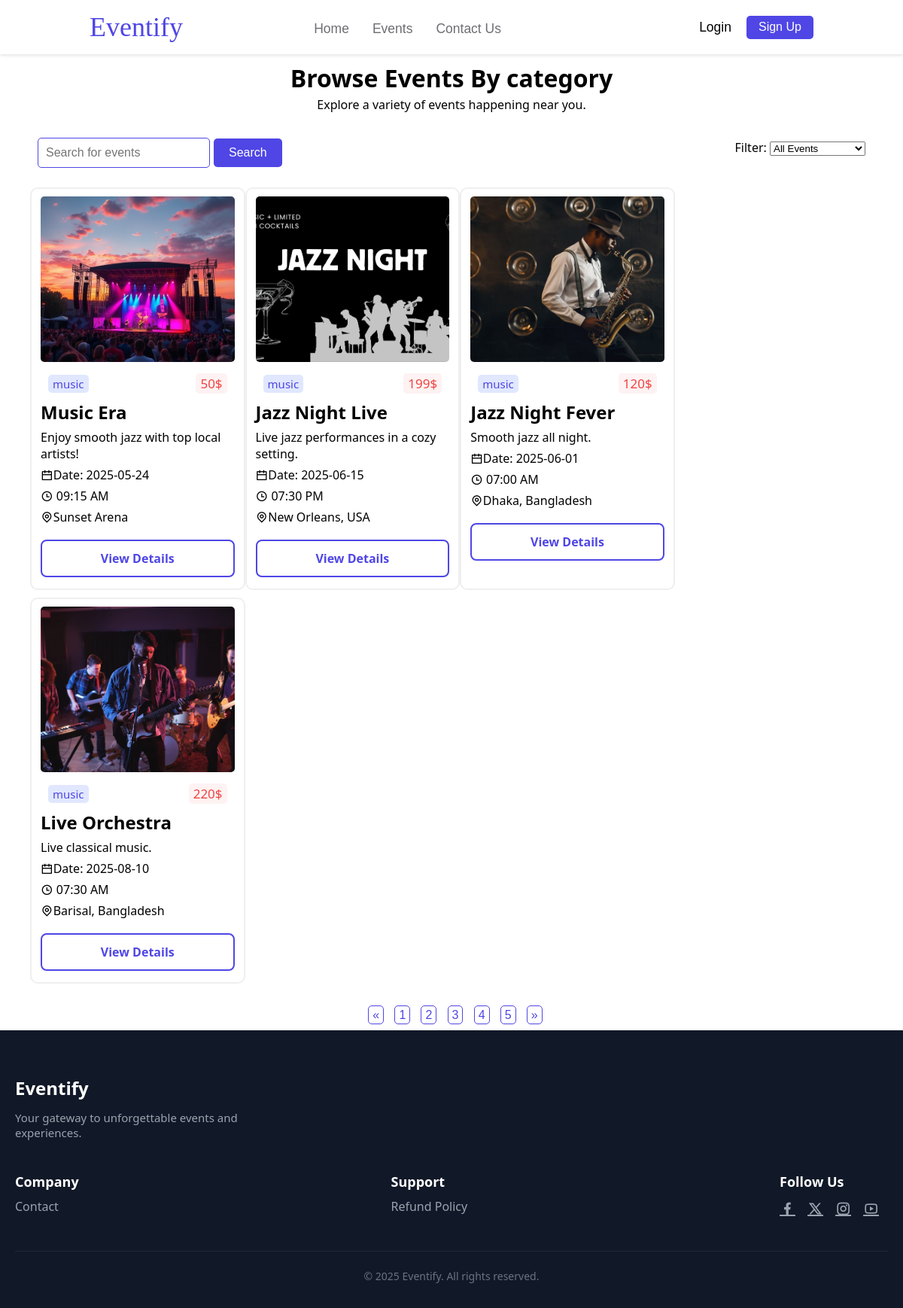
Page /View/EventsByCategory.php?Category=music on the committed database.
### tables this page shows
CREATE TABLE `events` (
  `E_ID` int(100) NOT NULL,
  `E_Name` varchar(100) NOT NULL,
  `E_Location` varchar(100) NOT NULL,
  `E_Date` date NOT NULL,
  `E_Time` time(6) NOT NULL,
  `E_Description` text NOT NULL,
  `E_Category` varchar(20) NOT NULL,
  `E.Price` int(100) NOT NULL,
  `short_description` varchar(100) NOT NULL,
  `Thumbnail` text DEFAULT NULL,
  `venue_ID` int(11) NOT NULL,
  `PromoCode` int(11) DEFAULT NULL
);

### Model/Events.php (called while the page is built, shortened)
<?php
require_once '../Model/DataBase.php';
function getEventsByCategory($category)
{
    global $conn;
    $query = "SELECT * FROM events WHERE E_Category = '$category'";
    $result = mysqli_query($conn, $query);
    $events = [];
    if ($result) {
        while ($row = mysqli_fetch_assoc($result)) {
            $events[] = $row;
        }
    }
    return $events;
}

### View/EventsByCategory.php (the view, shortened to what this page needs)
<?php
include("../Model/Events.php");
$Category = isset($_GET['Category']) ? $_GET['Category'] : '';
$result = getEventsByCategory($Category);
?>
<!DOCTYPE html>
<html lang="en">
<head>
    <link rel="stylesheet" href="../Asset/CSS/Style_EventCalender.css?v11.0" />
    <link
        href="https://cdn.jsdelivr.net/npm/remixicon@4.5.0/fonts/remixicon.css"
        rel="stylesheet" />
</head>
<body>
    <?php
    include("../View/Header.php");
    ?>
    <main id="Main-Section">
        <div id="AllEventsHeader">
            <h1>Browse Events By category</h1>
            <p>Explore a variety of events happening near you.</p>
        </div>
        <div id="SrcBar_filters">
            <div id="SrcBar">
                <form action="" onsubmit="return isValidSearch()">
                    <div id="srcBar-container" class="srcbar-Div">
                        <input
                            type="text"
                            placeholder="Search for events"
                            id="search-input" />
                        <button id="search-button">Search</button>
                    </div>
                    <p id="errorMessage" class="error-message"></p>
                </form>
            </div>
            <div id="Filter">
                <form method="GET">
                    <label for="FilterEvents">Filter:</label>
                    <select name="Filter" id="FilterEvents">
                        <option value="All">All Events</option>
                    </select>
                </form>
            </div>
        </div>
        <div id="EventCardContainer">
            <?php
            if (empty($result)) {
                echo "<h2> No Events Found. </h2>";
            } else {
                foreach ($result as $event) {
            ?>
                    <div class="eventCards">
                        <img src="../Asset/Image/<?php echo $event['Thumbnail']; ?>" alt="Event Thumbnail">
                        <div class="EventDescription">
                            <div id="EventTagContainer">
                                <span class="EventTag" id="music-tag"><?php echo $event["E_Category"]; ?></span>
                                <span class="price"><?php echo $event["E.Price"]; ?>$</span>
                            </div>
                            <h2><?php echo $event["E_Name"]; ?></h2>
                            <p><?php echo $event["short_description"]; ?></p>
                            <p>
                                <span><i class="ri-calendar-line"></i></span>Date: <?php echo $event["E_Date"]; ?>
                            </p>
                            <p>
                                <span><i class="ri-time-line"></i></span> <?php echo date("h:i A", strtotime($event["E_Time"])); ?>
                            </p>
                            <p>
                                <span><i class="ri-map-pin-line"></i></span><?php echo $event["E_Location"] ?>
                            </p>
                            <a href="EventDetails.php?id=<?php echo $event["E_ID"]; ?>">View Details</a>
                        </div>
                    </div>
            <?php
                }
            }
            ?>
        </div>
        <div id="PaginationContainer">
            <div class="pagination">
                <a href="#">&laquo;</a>
                <a href="#" class="active">1</a>
                <a href="#">2</a>
                <a href="#">3</a>
                <a href="#">4</a>
                <a href="#">5</a>
                <a href="#">&raquo;</a>
            </div>
        </div>
    </main>
    <?php
    include("../View/Footer.php");
    ?>
</body>
</html>

### Asset/CSS/Style_EventCalender.css (style rules this page uses)
* { margin: 0; padding: 0; }
html { scroll-behavior: smooth; }
#SrcBar { display: flex; justify-content: center; align-items: center; }
#search-input { width: 100%; max-width: 400px; padding: 10px; border-radius: 5px; border: 1px solid #4f46e5; font-size: 16px; }
#srcBar-container { display: flex; justify-content: center; align-items: center; margin-top: 20px; gap: 5px; }
#search-button { background-color: #4f46e5; color: white; padding: 10px 20px; border-radius: 5px; border: none; font-size: 16px; cursor: pointer; }
#errorMessage { color: red; }
#SrcBar_filters { display: flex; flex-direction: row; justify-content: space-between; align-items: center; font-size: 16px; padding: 10px; }
#Main-Section { margin: 10px 40px; font-family: ui-sans-serif, system-ui, -apple-system, BlinkMacSystemFont, "Segoe UI", Roboto, "Helvetica Neue", Arial, "Noto Sans", sans-serif, "Apple Color Emoji", "Segoe UI Emoji", "Segoe UI Symbol", "Noto Color Emoji"; }
#AllEventsHeader { text-align: center; }
#EventCardContainer { display: flex; flex-direction: row; justify-content: flex-start; flex-wrap: wrap; }
.eventCards { background-color: #fffffff6; width: 23%; min-width: 250px; padding: 10px 12px; margin-top: 10px; border-radius: 10px; border: #11182711 2px solid; }
.eventCards img { width: 100%; height: 220px; object-fit: cover; border-radius: 5px; }
#EventTagContainer { display: flex; flex-direction: row; justify-content: space-between; align-items: center; padding: 5px 10px; }
.EventTag { border-radius: 5px; font-size: 15px; padding: 2px 6px; font-weight: 500; }
.price { background-color: #fef2f2; border-radius: 5px; color: #ef4444; font-size: 17px; padding: 2px 6px; font-weight: 500; }
.EventDescription { display: flex; flex-direction: column; justify-content: space-between; padding: 5px 0px; }
.EventDescription h2, p { padding: 3px 0px; }
.EventDescription a { text-decoration: none; background-color: white; color: #4f46e5; padding: 3px 0px; border: 2px solid #4f46e5; border-radius: 8px; font-size: 16px; font-family: "Segoe UI", Tahoma, Geneva, Verdana, sans-serif; font-weight: 600; cursor: pointer; margin-top: 16px; height: 40px; transition: background-color 0.3s ease, color 0.3s ease, box-shadow 0.2s ease; display: flex; justify-content: center; align-items: center; }
#PaginationContainer { display: flex; justify-content: center; align-items: center; margin-top: 30px; }
#PaginationContainer a { text-decoration: none; background-color: white; color: #4f46e5; padding: 3px 5px; border: 1px solid #4f46e5; border-radius: 5px; font-size: 16px; font-family: sans-serif; margin-left: 10px; }
#music-tag { color: #4f46e5; background-color: #e0e7ff; }

### rows in the picture
events: Thumbnail (picture), E_Category "music", Price "50", E_Name "Music Era", short_description "Enjoy smooth jazz with top local artists!", E_Date "2025-05-24", E_Time "09:15 AM", E_Location "Sunset Arena"
events: Thumbnail (picture), E_Category "music", Price "199", E_Name "Jazz Night Live", short_description "Live jazz performances in a cozy setting.", E_Date "2025-06-15", E_Time "07:30 PM", E_Location "New Orleans, USA"
events: Thumbnail (picture), E_Category "music", Price "120", E_Name "Jazz Night Fever", short_description "Smooth jazz all night.", E_Date "2025-06-01", E_Time "07:00 AM", E_Location "Dhaka, Bangladesh"
events: Thumbnail (picture), E_Category "music", Price "220", E_Name "Live Orchestra", short_description "Live classical music.", E_Date "2025-08-10", E_Time "07:30 AM", E_Location "Barisal, Bangladesh"
